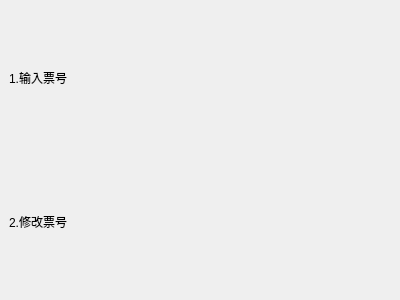
<?xml version="1.0" encoding="UTF-8"?>
<ui version="4.0">
 <class>FormIdTicket</class>
 <widget class="QWidget" name="FormIdTicket">
  <property name="geometry">
   <rect>
    <x>0</x>
    <y>0</y>
    <width>400</width>
    <height>300</height>
   </rect>
  </property>
  <property name="minimumSize">
   <size>
    <width>0</width>
    <height>300</height>
   </size>
  </property>
  <property name="windowTitle">
   <string>Form</string>
  </property>
  <layout class="QVBoxLayout" name="verticalLayout">
   <property name="spacing">
    <number>0</number>
   </property>
   <property name="margin">
    <number>0</number>
   </property>
   <item>
    <widget class="QWidget" name="widget" native="true">
     <layout class="QVBoxLayout" name="verticalLayout_2">
      <item>
       <widget class="QLabel" name="label">
        <property name="text">
         <string>1.输入票号</string>
        </property>
       </widget>
      </item>
      <item>
       <widget class="QLabel" name="label_2">
        <property name="text">
         <string>2.修改票号</string>
        </property>
       </widget>
      </item>
     </layout>
    </widget>
   </item>
  </layout>
 </widget>
 <resources/>
 <connections/>
</ui>
